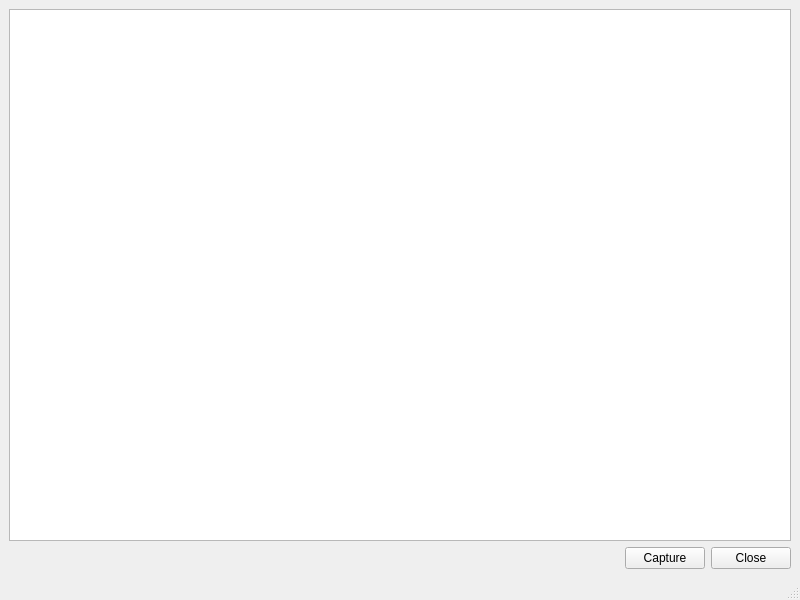
<?xml version="1.0" encoding="UTF-8"?>
<ui version="4.0">
 <class>CameraWindow</class>
 <widget class="QMainWindow" name="CameraWindow">
  <property name="geometry">
   <rect>
    <x>0</x>
    <y>0</y>
    <width>800</width>
    <height>600</height>
   </rect>
  </property>
  <property name="windowTitle">
   <string>MainWindow</string>
  </property>
  <widget class="QWidget" name="centralwidget">
   <layout class="QGridLayout" name="gridLayout_2">
    <item row="0" column="0">
     <layout class="QGridLayout" name="gridLayout">
      <item row="1" column="1">
       <widget class="QPushButton" name="captureButton">
        <property name="text">
         <string>Capture</string>
        </property>
       </widget>
      </item>
      <item row="1" column="0">
       <spacer name="horizontalSpacer">
        <property name="orientation">
         <enum>Qt::Horizontal</enum>
        </property>
        <property name="sizeHint" stdset="0">
         <size>
          <width>40</width>
          <height>20</height>
         </size>
        </property>
       </spacer>
      </item>
      <item row="1" column="2">
       <widget class="QPushButton" name="closeButton">
        <property name="text">
         <string>Close</string>
        </property>
       </widget>
      </item>
      <item row="0" column="0" colspan="3">
       <widget class="QGraphicsView" name="cameraView"/>
      </item>
     </layout>
    </item>
   </layout>
  </widget>
  <widget class="QMenuBar" name="menubar">
   <property name="geometry">
    <rect>
     <x>0</x>
     <y>0</y>
     <width>800</width>
     <height>19</height>
    </rect>
   </property>
  </widget>
  <widget class="QStatusBar" name="statusbar"/>
 </widget>
 <resources/>
 <connections/>
</ui>
